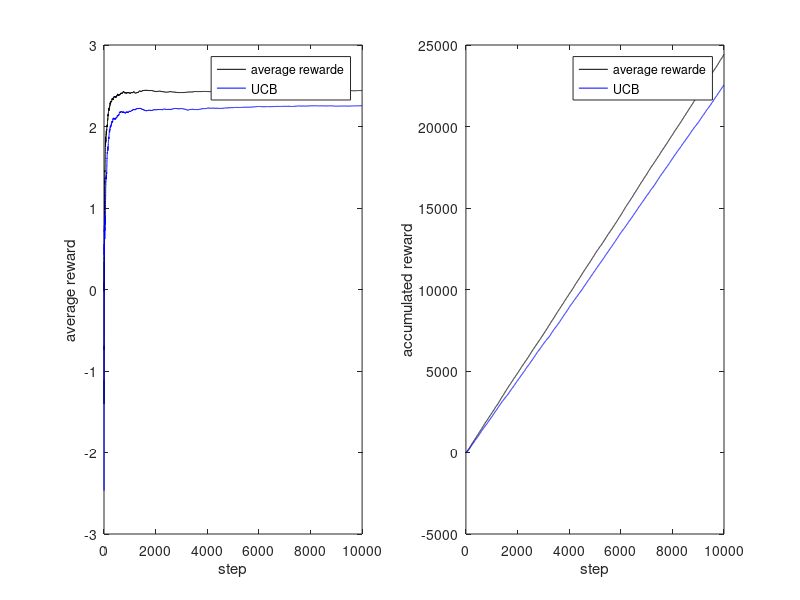

Write MATLAB code to recreate this figure.
clc;clear;
q_s = normrnd(0,1,[1,10])%10 arms
N = 10000;%number of iteration
q_n = q_s;
q_m = q_s;
v = 1
c=2;
explore = 0.9
%% average sample
ac_reward = zeros(1,N);%calculate accumulated reward
action_value = zeros(1,10);%the estimated action value
q_value = zeros(1,10);%accumulated reward responding to each action
action_choose = zeros(1,10);
re_t = zeros(1,N);
for i = 1:N
    increment= normrnd(0,0.01,[1,10]);
    %q_n = q_n+increment;%nonstationary
    if i<=10
         action = i;
    else
         action = find(max(action_value)==action_value);
    end
    action_choose(action)=action_choose(action)+1;
    reward = normrnd(q_n(action),1);
    re_t(i) = reward;%reward at time i
    q_value(action)=q_value(action)+reward;
    action_value = q_value./action_choose;
    if i>=2
        ac_reward(1,i) = ac_reward(1,i-1)+reward;
    else
        ac_reward(1,i) = reward;
    end
end
for k = 1:N
    as(k) = sum(re_t(1:k))/k;%average reward
end
subplot(1,2,1)
plot(as,'k-')
hold on
%% UBC
ac_reward_sz = zeros(1,N);%calculate accumulated reward
action_value = zeros(1,10);%the estimated action value
q_value = zeros(1,10);%accumulated reward responding to each action
action_choose = zeros(1,10);
re_t = zeros(1,N);
for i = 1:N
    increment= normrnd(0,0.01,[1,10]);
    %q_m = q_m+increment;
    if rand <=explore
        if i<=10
            action = i;
        else
            action = find(max(up)==up);
        end
    else
        if i<=10
            action = i;
        else
            action = randi([1,10],1);
        end
    end
    action_choose(action)=action_choose(action)+1;
    reward = normrnd(q_m(action),1);
    re_t(i) = reward;%reward at time i    
    q_value(action)=q_value(action)+reward;
    action_value = q_value./action_choose;
    up = action_value+c*sqrt(log(i)./action_choose);
    if i>=2
        ac_reward_sz(1,i) = ac_reward_sz(1,i-1)+reward;
    else
        ac_reward_sz(1,i) = reward;
    end
end
for k = 1:N
    sz(k) = sum(re_t(1:k))/k;%average reward
end
plot(sz,'b-')
%% Plot
xlabel('step')
ylabel('average reward')
legend('average rewarde','UCB')
subplot(1,2,2)
plot(ac_reward,'-k');
hold on
plot(ac_reward_sz,'-b');
xlabel('step')
ylabel('accumulated reward')
legend('average rewarde','UCB')


